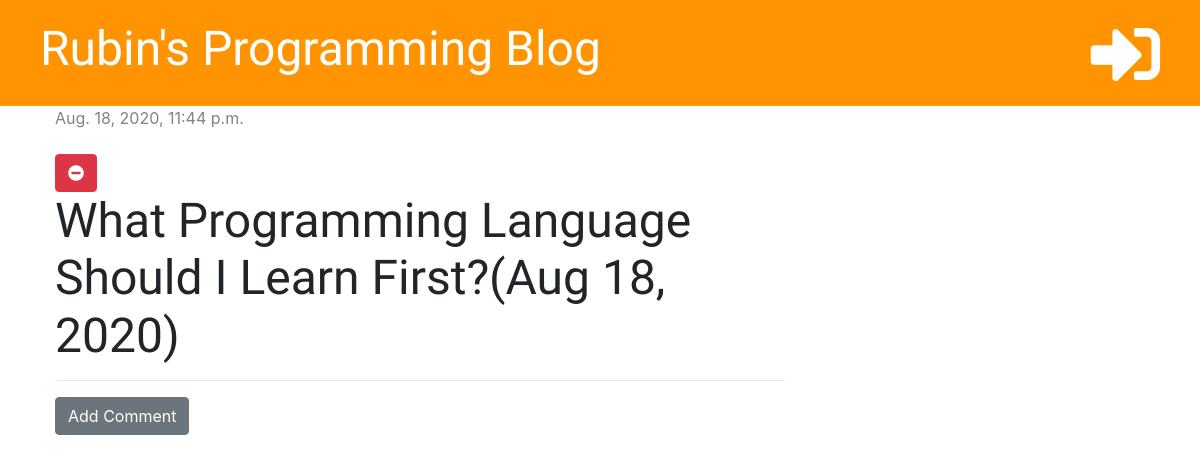
/post/1/, run on an earlier commit of the app's database.
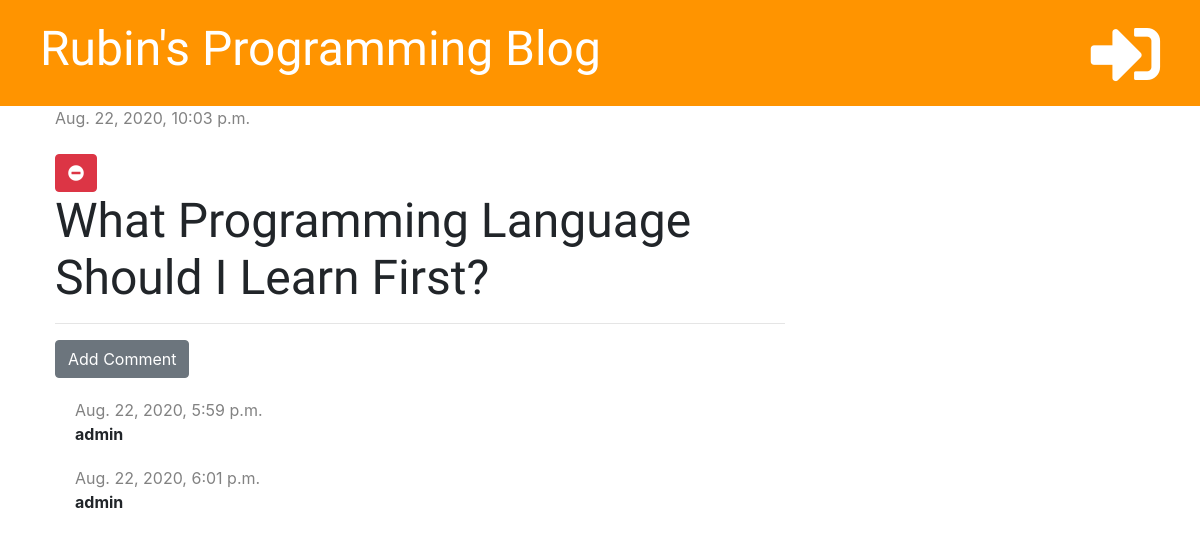
And on a later commit of the database.
### blog/models.py (models this page shows, shortened)
class Post(models.Model):
    author = models.ForeignKey('auth.User', on_delete=models.CASCADE)
    title = models.CharField(max_length=200)
    text = models.TextField()
    created_date = models.DateTimeField(default=timezone.now)
    published_date = models.DateTimeField(blank=True, null=True)

class Comment(models.Model):
    post = models.ForeignKey('blog.Post', on_delete=models.CASCADE, related_name='comments')
    author = models.CharField(max_length=200)
    text = models.TextField()
    created_date = models.DateTimeField(default=timezone.now)
    approved = models.BooleanField(default = False)

### blog/views.py (the view)
# urls.py: path('post/<int:pk>/', views.post_detail, name='post_detail'),
def post_detail(request, pk):
    post = get_object_or_404(Post, pk=pk)
    stuff_for_frontend = {'post': post}
    return render(request, 'blog/post_detail.html', stuff_for_frontend)

### blog/templatetags/markdownify.py (called while the page is built)
@register.filter
def markdown(value):
    renderer = HighlightRenderer()
    markdown = mistune.Markdown(renderer=renderer)
    return markdown(value)

### blog/templates/blog/post_detail.html (shortened to what this page needs)
{% extends 'blog/base.html' %}
{% load markdownify %}
{% block content %}
<div class="post">
    {% if post.published_date %}
        <div class="date">
            {{ post.published_date }}
        </div>
    {% else %}
        <a href="{% url 'post_publish' pk=post.pk %}" class="btn btn-primary">Publish</a>
    {% endif %}
    <br>
    <a href="{% url 'post_delete' pk=post.pk %}" class="btn btn-danger"
    onclick="return confirm('Are you sure you want to delete this post')">
    <i class="fas fa-minus-circle"></i></a>
    <h1>{{ post.title }}</h1>
    <hr>
    <a href="{% url 'add_comment_to_post' pk=post.pk %}" class="btn btn-secondary">Add Comment</a>
    {% for comment in post.comments.all %}
        {% if user.is_authenticated or comment.approved %}
        <div class="comment">
            <div class="date">
                {{ comment.created_date }}
            </div>
            <strong>{{comment.author}}</strong>
        </div>
        {% endif %}
    {% empty %}
        <p>No comments yet...</p>
    {% endfor %}
</div>
{% endblock %}

What changed in the data, as far as the page shows it:
changed Post: published_date "Aug. 18, 2020, 11:44 p.m." → "Aug. 22, 2020, 10:03 p.m."; title "What Programming Language Should I Learn First?(Aug 18, 2020)" → "What Programming Language Should I Learn First?"
now on this page (row edited): Comment: created_date "Aug. 22, 2020, 5:59 p.m.", author "admin"
now on this page (row edited): Comment: created_date "Aug. 22, 2020, 6:01 p.m.", author "admin"
